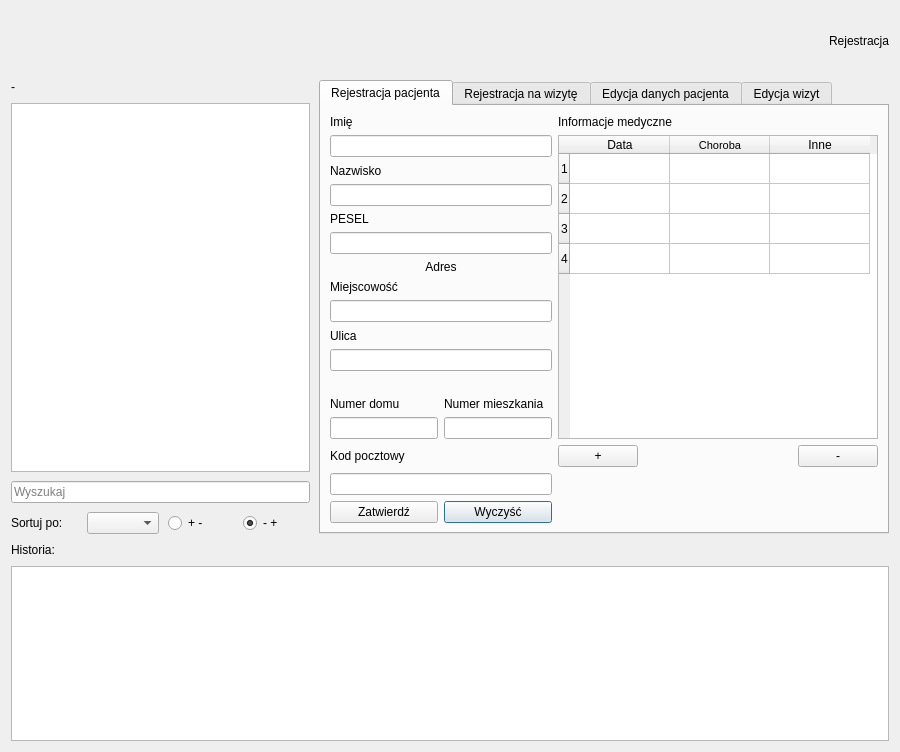
<?xml version="1.0" encoding="UTF-8"?>
<ui version="4.0">
 <class>PatientRegistrationWindow</class>
 <widget class="QDialog" name="PatientRegistrationWindow">
  <property name="geometry">
   <rect>
    <x>0</x>
    <y>0</y>
    <width>900</width>
    <height>752</height>
   </rect>
  </property>
  <property name="maximumSize">
   <size>
    <width>1024</width>
    <height>16777215</height>
   </size>
  </property>
  <property name="windowTitle">
   <string>Dialog</string>
  </property>
  <layout class="QGridLayout" name="gridLayout_3">
   <property name="spacing">
    <number>9</number>
   </property>
   <item row="0" column="0" colspan="2">
    <layout class="QGridLayout" name="gridLayout">
     <item row="0" column="0">
      <widget class="QLabel" name="label">
       <property name="minimumSize">
        <size>
         <width>50</width>
         <height>60</height>
        </size>
       </property>
       <property name="maximumSize">
        <size>
         <width>60</width>
         <height>50</height>
        </size>
       </property>
       <property name="text">
        <string/>
       </property>
       <property name="pixmap">
        <pixmap resource="../../Resources/projectresources.qrc">:/images/Logo.png</pixmap>
       </property>
       <property name="scaledContents">
        <bool>true</bool>
       </property>
      </widget>
     </item>
     <item row="0" column="2">
      <widget class="QLabel" name="label_2">
       <property name="text">
        <string>Rejestracja</string>
       </property>
       <property name="alignment">
        <set>Qt::AlignRight|Qt::AlignTrailing|Qt::AlignVCenter</set>
       </property>
      </widget>
     </item>
     <item row="0" column="1">
      <spacer name="horizontalSpacer">
       <property name="orientation">
        <enum>Qt::Horizontal</enum>
       </property>
       <property name="sizeHint" stdset="0">
        <size>
         <width>40</width>
         <height>20</height>
        </size>
       </property>
      </spacer>
     </item>
    </layout>
   </item>
   <item row="3" column="0" colspan="2">
    <widget class="QListWidget" name="listWidget"/>
   </item>
   <item row="2" column="0">
    <widget class="QLabel" name="label_20">
     <property name="text">
      <string>Historia:</string>
     </property>
    </widget>
   </item>
   <item row="1" column="0">
    <layout class="QGridLayout" name="gridLayout_5">
     <property name="sizeConstraint">
      <enum>QLayout::SetDefaultConstraint</enum>
     </property>
     <item row="2" column="0">
      <widget class="QLineEdit" name="searchField">
       <property name="placeholderText">
        <string>Wyszukaj</string>
       </property>
      </widget>
     </item>
     <item row="1" column="0">
      <widget class="QListWidget" name="patientList">
       <property name="maximumSize">
        <size>
         <width>1000</width>
         <height>16777215</height>
        </size>
       </property>
      </widget>
     </item>
     <item row="0" column="0">
      <widget class="QLabel" name="infoBox">
       <property name="text">
        <string>-</string>
       </property>
      </widget>
     </item>
     <item row="3" column="0">
      <layout class="QGridLayout" name="gridLayout_9">
       <item row="1" column="4">
        <widget class="QRadioButton" name="ASC">
         <property name="text">
          <string>- +</string>
         </property>
         <property name="checked">
          <bool>true</bool>
         </property>
        </widget>
       </item>
       <item row="1" column="1">
        <widget class="QLabel" name="label_27">
         <property name="text">
          <string>Sortuj po:</string>
         </property>
        </widget>
       </item>
       <item row="1" column="2">
        <widget class="QComboBox" name="sortByCombo"/>
       </item>
       <item row="1" column="3">
        <widget class="QRadioButton" name="DESC">
         <property name="text">
          <string>+ -</string>
         </property>
         <property name="checked">
          <bool>false</bool>
         </property>
        </widget>
       </item>
      </layout>
     </item>
    </layout>
   </item>
   <item row="1" column="1">
    <widget class="QTabWidget" name="tabWidget">
     <property name="currentIndex">
      <number>0</number>
     </property>
     <widget class="QWidget" name="patient">
      <attribute name="title">
       <string>Rejestracja pacjenta</string>
      </attribute>
      <layout class="QGridLayout" name="gridLayout_2">
       <item row="9" column="0" colspan="2">
        <widget class="QLabel" name="label_9">
         <property name="text">
          <string>Miejscowość</string>
         </property>
        </widget>
       </item>
       <item row="5" column="0" colspan="2">
        <widget class="QLineEdit" name="surnameInput"/>
       </item>
       <item row="18" column="0" colspan="2">
        <widget class="QLineEdit" name="postalCodeInput"/>
       </item>
       <item row="15" column="0">
        <widget class="QLineEdit" name="houseNumberInput"/>
       </item>
       <item row="12" column="0" colspan="2">
        <widget class="QLineEdit" name="streetInput"/>
       </item>
       <item row="14" column="0">
        <widget class="QLabel" name="label_7">
         <property name="text">
          <string>Numer domu</string>
         </property>
        </widget>
       </item>
       <item row="3" column="0" colspan="2">
        <widget class="QLineEdit" name="nameInput"/>
       </item>
       <item row="2" column="0" colspan="2">
        <widget class="QLabel" name="label_3">
         <property name="text">
          <string>Imię</string>
         </property>
        </widget>
       </item>
       <item row="6" column="0" colspan="2">
        <widget class="QLabel" name="label_5">
         <property name="text">
          <string>PESEL</string>
         </property>
        </widget>
       </item>
       <item row="15" column="1">
        <widget class="QLineEdit" name="flatNumberInput"/>
       </item>
       <item row="11" column="0" colspan="2">
        <widget class="QLabel" name="label_10">
         <property name="text">
          <string>Ulica</string>
         </property>
        </widget>
       </item>
       <item row="17" column="0" colspan="2">
        <widget class="QLabel" name="label_11">
         <property name="text">
          <string>Kod pocztowy</string>
         </property>
        </widget>
       </item>
       <item row="10" column="0" colspan="2">
        <widget class="QLineEdit" name="locationInput"/>
       </item>
       <item row="2" column="2">
        <widget class="QLabel" name="label_12">
         <property name="text">
          <string>Informacje medyczne</string>
         </property>
        </widget>
       </item>
       <item row="14" column="1">
        <widget class="QLabel" name="label_8">
         <property name="text">
          <string>Numer mieszkania</string>
         </property>
        </widget>
       </item>
       <item row="19" column="1">
        <widget class="QPushButton" name="patientClear">
         <property name="text">
          <string>Wyczyść</string>
         </property>
        </widget>
       </item>
       <item row="4" column="0" colspan="2">
        <widget class="QLabel" name="label_4">
         <property name="text">
          <string>Nazwisko</string>
         </property>
        </widget>
       </item>
       <item row="8" column="0" colspan="2">
        <widget class="QLabel" name="label_6">
         <property name="text">
          <string>Adres</string>
         </property>
         <property name="alignment">
          <set>Qt::AlignCenter</set>
         </property>
        </widget>
       </item>
       <item row="19" column="0">
        <widget class="QPushButton" name="patientAccept">
         <property name="text">
          <string>Zatwierdź</string>
         </property>
        </widget>
       </item>
       <item row="7" column="0" colspan="2">
        <widget class="QLineEdit" name="PESELInput"/>
       </item>
       <item row="3" column="2" rowspan="13">
        <widget class="QTableWidget" name="medicTable">
         <property name="minimumSize">
          <size>
           <width>320</width>
           <height>0</height>
          </size>
         </property>
         <property name="rowCount">
          <number>4</number>
         </property>
         <property name="columnCount">
          <number>3</number>
         </property>
         <row/>
         <row/>
         <row/>
         <row/>
         <column>
          <property name="text">
           <string>Data</string>
          </property>
         </column>
         <column>
          <property name="text">
           <string>Choroba</string>
          </property>
          <property name="font">
           <font>
            <pointsize>8</pointsize>
           </font>
          </property>
         </column>
         <column>
          <property name="text">
           <string>Inne</string>
          </property>
         </column>
        </widget>
       </item>
       <item row="17" column="2">
        <layout class="QGridLayout" name="gridLayout_6">
         <item row="0" column="1">
          <spacer name="horizontalSpacer_3">
           <property name="orientation">
            <enum>Qt::Horizontal</enum>
           </property>
           <property name="sizeHint" stdset="0">
            <size>
             <width>40</width>
             <height>20</height>
            </size>
           </property>
          </spacer>
         </item>
         <item row="0" column="2">
          <widget class="QPushButton" name="removeMedRow">
           <property name="text">
            <string>-</string>
           </property>
          </widget>
         </item>
         <item row="0" column="0">
          <widget class="QPushButton" name="addMedRow">
           <property name="text">
            <string>+</string>
           </property>
          </widget>
         </item>
        </layout>
       </item>
      </layout>
     </widget>
     <widget class="QWidget" name="visit">
      <attribute name="title">
       <string>Rejestracja na wizytę</string>
      </attribute>
      <layout class="QGridLayout" name="gridLayout_4">
       <item row="8" column="0">
        <widget class="QTimeEdit" name="timeEdit">
         <property name="time">
          <time>
           <hour>8</hour>
           <minute>0</minute>
           <second>0</second>
          </time>
         </property>
        </widget>
       </item>
       <item row="5" column="0">
        <widget class="QLabel" name="label_16">
         <property name="text">
          <string>Data</string>
         </property>
        </widget>
       </item>
       <item row="2" column="0">
        <widget class="QLabel" name="label_14">
         <property name="text">
          <string>Lekarz</string>
         </property>
        </widget>
       </item>
       <item row="0" column="0">
        <widget class="QLabel" name="label_13">
         <property name="text">
          <string>Pacjent</string>
         </property>
        </widget>
       </item>
       <item row="9" column="2">
        <widget class="QPushButton" name="visitClear">
         <property name="text">
          <string>Wyczyść</string>
         </property>
        </widget>
       </item>
       <item row="10" column="0" colspan="3">
        <spacer name="verticalSpacer">
         <property name="orientation">
          <enum>Qt::Vertical</enum>
         </property>
         <property name="sizeHint" stdset="0">
          <size>
           <width>20</width>
           <height>40</height>
          </size>
         </property>
        </spacer>
       </item>
       <item row="7" column="0">
        <widget class="QLabel" name="label_17">
         <property name="text">
          <string>Godzina</string>
         </property>
        </widget>
       </item>
       <item row="9" column="0">
        <widget class="QPushButton" name="visitAccept">
         <property name="text">
          <string>Zatwierdź</string>
         </property>
        </widget>
       </item>
       <item row="6" column="0">
        <widget class="QDateEdit" name="dateEdit">
         <property name="dateTime">
          <datetime>
           <hour>0</hour>
           <minute>0</minute>
           <second>0</second>
           <year>2017</year>
           <month>1</month>
           <day>1</day>
          </datetime>
         </property>
        </widget>
       </item>
       <item row="9" column="1">
        <spacer name="horizontalSpacer_2">
         <property name="orientation">
          <enum>Qt::Horizontal</enum>
         </property>
         <property name="sizeHint" stdset="0">
          <size>
           <width>40</width>
           <height>20</height>
          </size>
         </property>
        </spacer>
       </item>
       <item row="4" column="0">
        <widget class="QLabel" name="label_15">
         <property name="text">
          <string>Termin</string>
         </property>
         <property name="alignment">
          <set>Qt::AlignCenter</set>
         </property>
        </widget>
       </item>
       <item row="1" column="2" rowspan="3">
        <widget class="QPlainTextEdit" name="visiOther">
         <property name="maximumSize">
          <size>
           <width>16777215</width>
           <height>64</height>
          </size>
         </property>
        </widget>
       </item>
       <item row="1" column="0" colspan="2">
        <widget class="QComboBox" name="selectPatient"/>
       </item>
       <item row="3" column="0" colspan="2">
        <widget class="QComboBox" name="selectDoctor"/>
       </item>
       <item row="0" column="2">
        <widget class="QLabel" name="label_18">
         <property name="text">
          <string>Uwagi</string>
         </property>
        </widget>
       </item>
      </layout>
     </widget>
     <widget class="QWidget" name="edit">
      <attribute name="title">
       <string>Edycja danych pacjenta</string>
      </attribute>
      <layout class="QGridLayout" name="gridLayout_2">
       <item row="14" column="1">
        <widget class="QLineEdit" name="flatNumberEdit"/>
       </item>
       <item row="4" column="0" colspan="2">
        <widget class="QLineEdit" name="surnameEdit"/>
       </item>
       <item row="5" column="0" colspan="2">
        <widget class="QLabel" name="label_5">
         <property name="text">
          <string>PESEL</string>
         </property>
        </widget>
       </item>
       <item row="13" column="0">
        <widget class="QLabel" name="label_7">
         <property name="text">
          <string>Numer domu</string>
         </property>
        </widget>
       </item>
       <item row="11" column="0" colspan="2">
        <widget class="QLineEdit" name="streetEdit"/>
       </item>
       <item row="6" column="0" colspan="2">
        <widget class="QLineEdit" name="PESELEdit"/>
       </item>
       <item row="13" column="1">
        <widget class="QLabel" name="label_8">
         <property name="text">
          <string>Numer mieszkania</string>
         </property>
        </widget>
       </item>
       <item row="16" column="0" colspan="2">
        <widget class="QLabel" name="label_11">
         <property name="text">
          <string>Kod pocztowy</string>
         </property>
        </widget>
       </item>
       <item row="18" column="1">
        <widget class="QPushButton" name="editClear">
         <property name="text">
          <string>Przywróć</string>
         </property>
        </widget>
       </item>
       <item row="18" column="0">
        <widget class="QPushButton" name="editAccept">
         <property name="text">
          <string>Zatwierdź</string>
         </property>
        </widget>
       </item>
       <item row="2" column="2" rowspan="10">
        <widget class="QTableWidget" name="medicTableEdit">
         <property name="minimumSize">
          <size>
           <width>320</width>
           <height>0</height>
          </size>
         </property>
         <property name="rowCount">
          <number>4</number>
         </property>
         <property name="columnCount">
          <number>3</number>
         </property>
         <row/>
         <row/>
         <row/>
         <row/>
         <column>
          <property name="text">
           <string>Data</string>
          </property>
         </column>
         <column>
          <property name="text">
           <string>Choroba</string>
          </property>
         </column>
         <column>
          <property name="text">
           <string>Inne</string>
          </property>
         </column>
        </widget>
       </item>
       <item row="1" column="2">
        <widget class="QLabel" name="label_12">
         <property name="text">
          <string>Informacje medyczne</string>
         </property>
        </widget>
       </item>
       <item row="9" column="0" colspan="2">
        <widget class="QLineEdit" name="locationEdit"/>
       </item>
       <item row="1" column="0" colspan="2">
        <widget class="QLabel" name="label_3">
         <property name="text">
          <string>Imię</string>
         </property>
        </widget>
       </item>
       <item row="14" column="0">
        <widget class="QLineEdit" name="houseNumberEdit"/>
       </item>
       <item row="3" column="0" colspan="2">
        <widget class="QLabel" name="label_4">
         <property name="text">
          <string>Nazwisko</string>
         </property>
        </widget>
       </item>
       <item row="17" column="0" colspan="2">
        <widget class="QLineEdit" name="postalCodeEdit"/>
       </item>
       <item row="10" column="0" colspan="2">
        <widget class="QLabel" name="label_10">
         <property name="text">
          <string>Ulica</string>
         </property>
        </widget>
       </item>
       <item row="8" column="0" colspan="2">
        <widget class="QLabel" name="label_9">
         <property name="text">
          <string>Miejscowość</string>
         </property>
        </widget>
       </item>
       <item row="7" column="0" colspan="2">
        <widget class="QLabel" name="label_6">
         <property name="text">
          <string>Adres</string>
         </property>
         <property name="alignment">
          <set>Qt::AlignCenter</set>
         </property>
        </widget>
       </item>
       <item row="0" column="0">
        <widget class="QLabel" name="label_19">
         <property name="text">
          <string>Pacjent:</string>
         </property>
        </widget>
       </item>
       <item row="13" column="2">
        <layout class="QGridLayout" name="gridLayout_7">
         <item row="0" column="2">
          <spacer name="horizontalSpacer_4">
           <property name="orientation">
            <enum>Qt::Horizontal</enum>
           </property>
           <property name="sizeHint" stdset="0">
            <size>
             <width>40</width>
             <height>20</height>
            </size>
           </property>
          </spacer>
         </item>
         <item row="0" column="1">
          <widget class="QPushButton" name="addMedRowEdit">
           <property name="text">
            <string>+</string>
           </property>
          </widget>
         </item>
         <item row="0" column="3">
          <widget class="QPushButton" name="removeRowEdit">
           <property name="text">
            <string>-</string>
           </property>
          </widget>
         </item>
        </layout>
       </item>
       <item row="18" column="2">
        <layout class="QGridLayout" name="gridLayout_8">
         <item row="0" column="1">
          <widget class="QPushButton" name="removePatientButton">
           <property name="text">
            <string>Usuń Pacjenta</string>
           </property>
          </widget>
         </item>
         <item row="0" column="0">
          <spacer name="horizontalSpacer_5">
           <property name="orientation">
            <enum>Qt::Horizontal</enum>
           </property>
           <property name="sizeHint" stdset="0">
            <size>
             <width>40</width>
             <height>20</height>
            </size>
           </property>
          </spacer>
         </item>
        </layout>
       </item>
       <item row="2" column="0" colspan="2">
        <widget class="QLineEdit" name="nameEdit"/>
       </item>
      </layout>
     </widget>
     <widget class="QWidget" name="tab">
      <attribute name="title">
       <string>Edycja wizyt</string>
      </attribute>
      <widget class="QLabel" name="label_21">
       <property name="geometry">
        <rect>
         <x>10</x>
         <y>8</y>
         <width>100</width>
         <height>14</height>
        </rect>
       </property>
       <property name="text">
        <string>Pacjent</string>
       </property>
      </widget>
      <widget class="QLabel" name="label_22">
       <property name="geometry">
        <rect>
         <x>10</x>
         <y>56</y>
         <width>100</width>
         <height>14</height>
        </rect>
       </property>
       <property name="text">
        <string>Lekarz</string>
       </property>
      </widget>
      <widget class="QTimeEdit" name="timeEdit_2">
       <property name="geometry">
        <rect>
         <x>10</x>
         <y>193</y>
         <width>100</width>
         <height>23</height>
        </rect>
       </property>
       <property name="time">
        <time>
         <hour>8</hour>
         <minute>0</minute>
         <second>0</second>
        </time>
       </property>
      </widget>
      <widget class="QPlainTextEdit" name="visiOther_2">
       <property name="geometry">
        <rect>
         <x>116</x>
         <y>31</y>
         <width>432</width>
         <height>64</height>
        </rect>
       </property>
       <property name="maximumSize">
        <size>
         <width>16777215</width>
         <height>64</height>
        </size>
       </property>
      </widget>
      <widget class="QLabel" name="label_23">
       <property name="geometry">
        <rect>
         <x>10</x>
         <y>124</y>
         <width>100</width>
         <height>14</height>
        </rect>
       </property>
       <property name="text">
        <string>Data</string>
       </property>
      </widget>
      <widget class="QPushButton" name="visitClear_2">
       <property name="geometry">
        <rect>
         <x>468</x>
         <y>222</y>
         <width>80</width>
         <height>22</height>
        </rect>
       </property>
       <property name="text">
        <string>Wyczyść</string>
       </property>
      </widget>
      <widget class="QLabel" name="label_24">
       <property name="geometry">
        <rect>
         <x>10</x>
         <y>104</y>
         <width>100</width>
         <height>14</height>
        </rect>
       </property>
       <property name="text">
        <string>Termin</string>
       </property>
       <property name="alignment">
        <set>Qt::AlignCenter</set>
       </property>
      </widget>
      <widget class="QComboBox" name="selectPatient_2">
       <property name="geometry">
        <rect>
         <x>10</x>
         <y>28</y>
         <width>100</width>
         <height>22</height>
        </rect>
       </property>
      </widget>
      <widget class="QDateEdit" name="dateEdit_2">
       <property name="geometry">
        <rect>
         <x>10</x>
         <y>144</y>
         <width>100</width>
         <height>23</height>
        </rect>
       </property>
       <property name="dateTime">
        <datetime>
         <hour>0</hour>
         <minute>0</minute>
         <second>0</second>
         <year>2017</year>
         <month>1</month>
         <day>1</day>
        </datetime>
       </property>
      </widget>
      <widget class="QLabel" name="label_25">
       <property name="geometry">
        <rect>
         <x>10</x>
         <y>173</y>
         <width>100</width>
         <height>14</height>
        </rect>
       </property>
       <property name="text">
        <string>Godzina</string>
       </property>
      </widget>
      <widget class="QLabel" name="label_26">
       <property name="geometry">
        <rect>
         <x>116</x>
         <y>8</y>
         <width>432</width>
         <height>14</height>
        </rect>
       </property>
       <property name="text">
        <string>Uwagi</string>
       </property>
      </widget>
      <widget class="QPushButton" name="visitAccept_2">
       <property name="geometry">
        <rect>
         <x>10</x>
         <y>222</y>
         <width>100</width>
         <height>22</height>
        </rect>
       </property>
       <property name="text">
        <string>Zatwierdź</string>
       </property>
      </widget>
      <widget class="QComboBox" name="selectDoctor_2">
       <property name="geometry">
        <rect>
         <x>10</x>
         <y>76</y>
         <width>100</width>
         <height>22</height>
        </rect>
       </property>
      </widget>
      <widget class="QPushButton" name="removeExamButton">
       <property name="geometry">
        <rect>
         <x>10</x>
         <y>260</y>
         <width>101</width>
         <height>22</height>
        </rect>
       </property>
       <property name="text">
        <string>Usuń Wizytę</string>
       </property>
      </widget>
     </widget>
    </widget>
   </item>
  </layout>
 </widget>
 <resources>
  <include location="../../Resources/projectresources.qrc"/>
 </resources>
 <connections/>
</ui>
